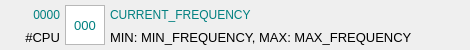
<?xml version="1.0" encoding="UTF-8"?>
<ui version="4.0">
 <class>cyclwdgt</class>
 <widget class="QWidget" name="cyclwdgt">
  <property name="geometry">
   <rect>
    <x>0</x>
    <y>0</y>
    <width>470</width>
    <height>50</height>
   </rect>
  </property>
  <property name="sizePolicy">
   <sizepolicy hsizetype="Fixed" vsizetype="Fixed">
    <horstretch>0</horstretch>
    <verstretch>0</verstretch>
   </sizepolicy>
  </property>
  <property name="minimumSize">
   <size>
    <width>470</width>
    <height>50</height>
   </size>
  </property>
  <property name="maximumSize">
   <size>
    <width>470</width>
    <height>50</height>
   </size>
  </property>
  <property name="windowTitle">
   <string>Form</string>
  </property>
  <widget class="QLabel" name="cyclcurt">
   <property name="geometry">
    <rect>
     <x>110</x>
     <y>5</y>
     <width>355</width>
     <height>20</height>
    </rect>
   </property>
   <property name="sizePolicy">
    <sizepolicy hsizetype="Fixed" vsizetype="Fixed">
     <horstretch>0</horstretch>
     <verstretch>0</verstretch>
    </sizepolicy>
   </property>
   <property name="minimumSize">
    <size>
     <width>355</width>
     <height>20</height>
    </size>
   </property>
   <property name="maximumSize">
    <size>
     <width>355</width>
     <height>20</height>
    </size>
   </property>
   <property name="styleSheet">
    <string notr="true">font: 15pt &quot;JetBrains Mono&quot;;
color: #008080;</string>
   </property>
   <property name="text">
    <string>CURRENT_FREQUENCY</string>
   </property>
  </widget>
  <widget class="QChartView" name="cyclgraf">
   <property name="geometry">
    <rect>
     <x>65</x>
     <y>5</y>
     <width>40</width>
     <height>40</height>
    </rect>
   </property>
   <property name="sizePolicy">
    <sizepolicy hsizetype="Fixed" vsizetype="Fixed">
     <horstretch>0</horstretch>
     <verstretch>0</verstretch>
    </sizepolicy>
   </property>
  </widget>
  <widget class="QLabel" name="cyclxtra">
   <property name="geometry">
    <rect>
     <x>110</x>
     <y>30</y>
     <width>355</width>
     <height>15</height>
    </rect>
   </property>
   <property name="sizePolicy">
    <sizepolicy hsizetype="Fixed" vsizetype="Fixed">
     <horstretch>0</horstretch>
     <verstretch>0</verstretch>
    </sizepolicy>
   </property>
   <property name="minimumSize">
    <size>
     <width>355</width>
     <height>15</height>
    </size>
   </property>
   <property name="maximumSize">
    <size>
     <width>355</width>
     <height>15</height>
    </size>
   </property>
   <property name="font">
    <font>
     <pointsize>10</pointsize>
     <italic>false</italic>
     <bold>false</bold>
    </font>
   </property>
   <property name="styleSheet">
    <string notr="true">font: 10pt &quot;Inter&quot;;</string>
   </property>
   <property name="text">
    <string>MIN: MIN_FREQUENCY, MAX: MAX_FREQUENCY</string>
   </property>
  </widget>
  <widget class="QLabel" name="cyclperc">
   <property name="geometry">
    <rect>
     <x>70</x>
     <y>10</y>
     <width>30</width>
     <height>30</height>
    </rect>
   </property>
   <property name="sizePolicy">
    <sizepolicy hsizetype="Fixed" vsizetype="Fixed">
     <horstretch>0</horstretch>
     <verstretch>0</verstretch>
    </sizepolicy>
   </property>
   <property name="minimumSize">
    <size>
     <width>30</width>
     <height>30</height>
    </size>
   </property>
   <property name="maximumSize">
    <size>
     <width>30</width>
     <height>30</height>
    </size>
   </property>
   <property name="font">
    <font>
     <pointsize>10</pointsize>
     <italic>false</italic>
     <bold>false</bold>
    </font>
   </property>
   <property name="styleSheet">
    <string notr="true">font: 10pt &quot;JetBrains Mono&quot;;
color: #008080;</string>
   </property>
   <property name="text">
    <string>000</string>
   </property>
   <property name="alignment">
    <set>Qt::AlignCenter</set>
   </property>
  </widget>
  <widget class="QLabel" name="cyclnumb">
   <property name="geometry">
    <rect>
     <x>5</x>
     <y>5</y>
     <width>55</width>
     <height>20</height>
    </rect>
   </property>
   <property name="sizePolicy">
    <sizepolicy hsizetype="Fixed" vsizetype="Fixed">
     <horstretch>0</horstretch>
     <verstretch>0</verstretch>
    </sizepolicy>
   </property>
   <property name="minimumSize">
    <size>
     <width>55</width>
     <height>20</height>
    </size>
   </property>
   <property name="maximumSize">
    <size>
     <width>55</width>
     <height>20</height>
    </size>
   </property>
   <property name="styleSheet">
    <string notr="true">font: 15pt &quot;JetBrains Mono&quot;;
color: #008080;</string>
   </property>
   <property name="frameShape">
    <enum>QFrame::NoFrame</enum>
   </property>
   <property name="text">
    <string>0000</string>
   </property>
   <property name="alignment">
    <set>Qt::AlignRight|Qt::AlignTrailing|Qt::AlignVCenter</set>
   </property>
  </widget>
  <widget class="QLabel" name="cycllabl">
   <property name="geometry">
    <rect>
     <x>5</x>
     <y>30</y>
     <width>55</width>
     <height>15</height>
    </rect>
   </property>
   <property name="sizePolicy">
    <sizepolicy hsizetype="Fixed" vsizetype="Fixed">
     <horstretch>0</horstretch>
     <verstretch>0</verstretch>
    </sizepolicy>
   </property>
   <property name="minimumSize">
    <size>
     <width>55</width>
     <height>15</height>
    </size>
   </property>
   <property name="maximumSize">
    <size>
     <width>55</width>
     <height>15</height>
    </size>
   </property>
   <property name="font">
    <font>
     <pointsize>10</pointsize>
     <italic>false</italic>
     <bold>false</bold>
    </font>
   </property>
   <property name="styleSheet">
    <string notr="true">font: 10pt &quot;Inter&quot;;</string>
   </property>
   <property name="text">
    <string>#CPU</string>
   </property>
   <property name="alignment">
    <set>Qt::AlignRight|Qt::AlignTrailing|Qt::AlignVCenter</set>
   </property>
  </widget>
 </widget>
 <customwidgets>
  <customwidget>
   <class>QChartView</class>
   <extends>QGraphicsView</extends>
   <header>PyQt5.QtChart</header>
  </customwidget>
 </customwidgets>
 <resources/>
 <connections/>
</ui>
